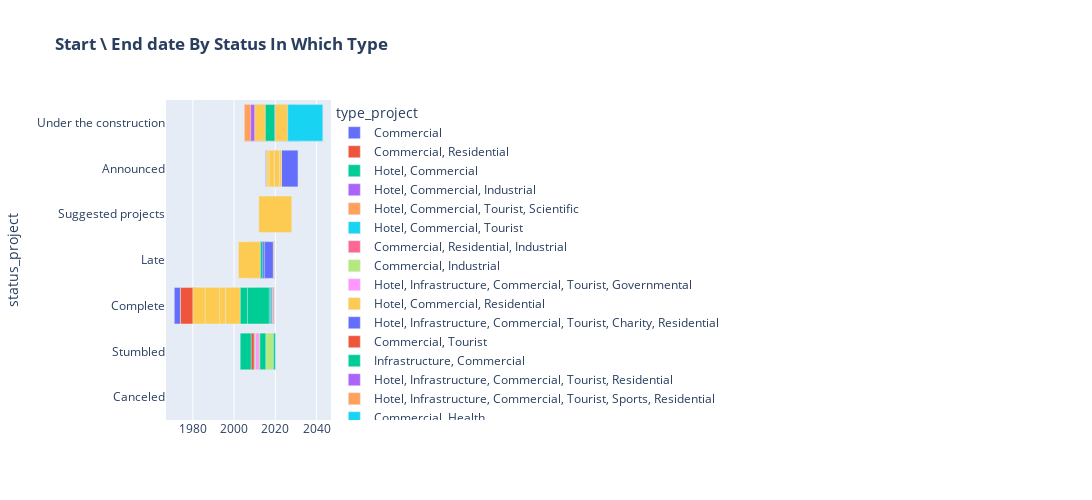

Notebook code for this chart:
### Code cell
# 4- Interactive Plot (Timelines) shows Project Status by Start, End date and The type Of Project

fig = px.timeline(df, x_start="startday_project", x_end="enddate_project", y="status_project",
                  color="type_project", width=1700, height=500, title='<b>Start \ End date By Status In Which Type</b>')
fig.update_yaxes(autorange="reversed") # otherwise tasks are listed from the bottom up
fig.show()
